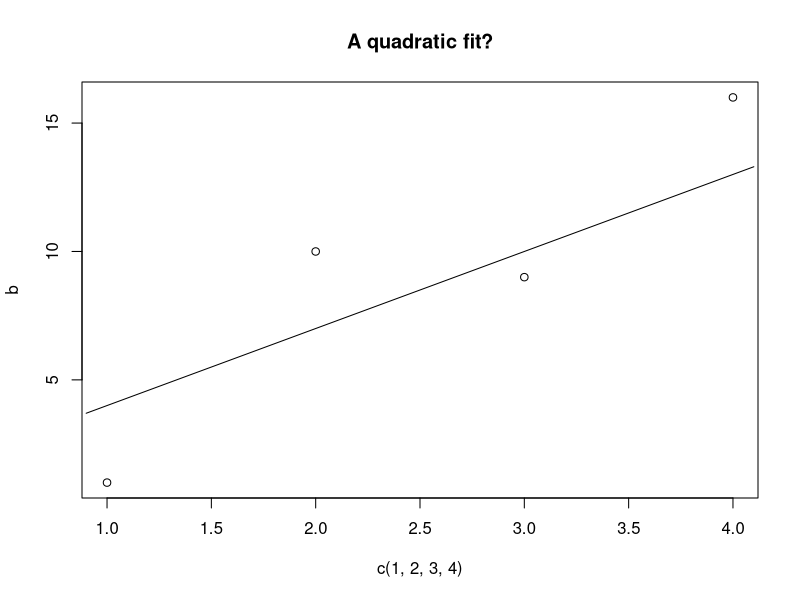
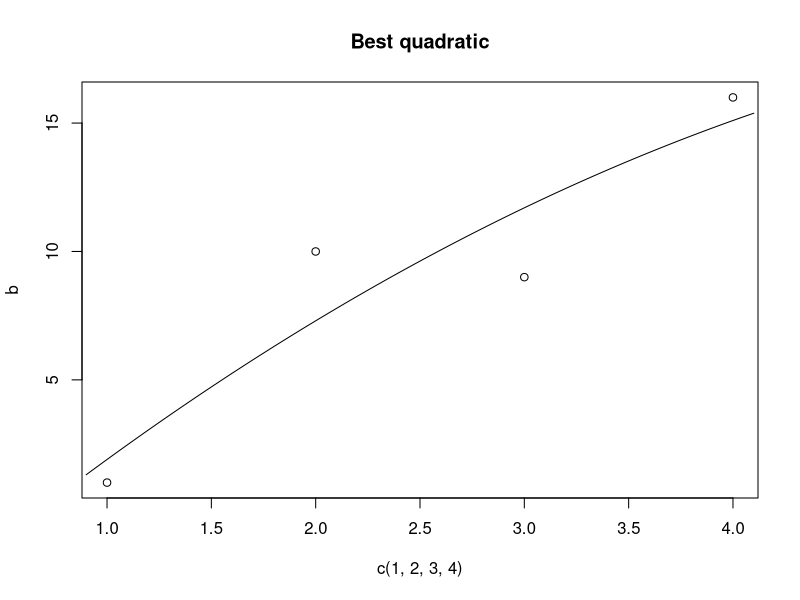
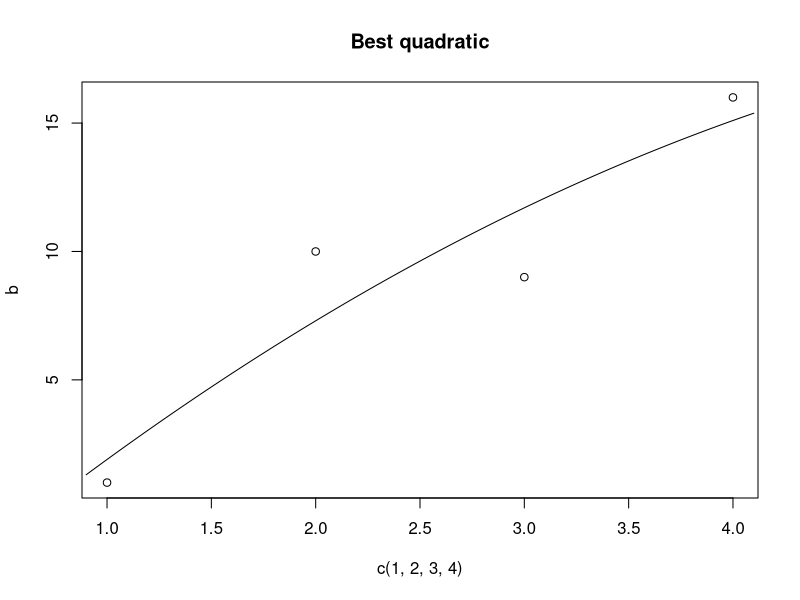
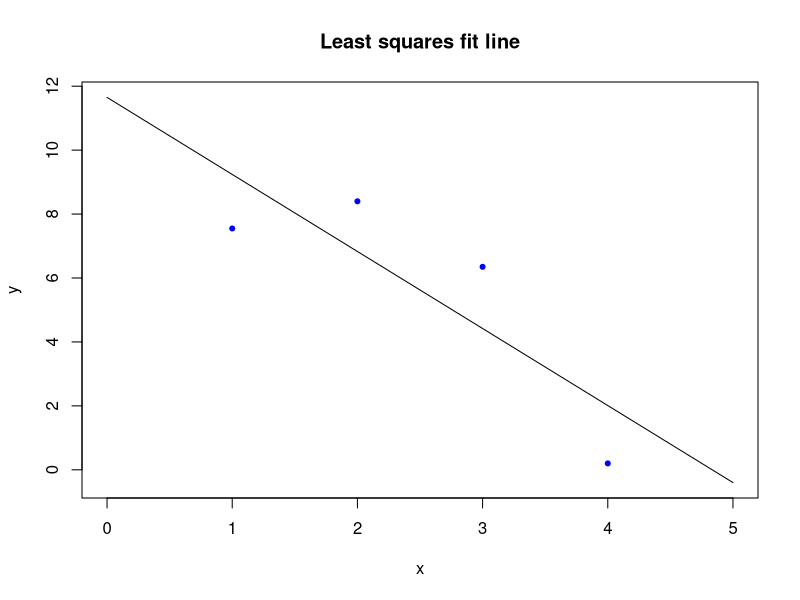

Source code (R) for these figures, in order:
## ---- chunk 1
A <- cbind(c(1,1,1,1),c(1,2,3,4),c(1,4,9,16))
b <- c(1,10,9,16)
g <- function(x){
  v <- A %*% x - b
  return(sum(v^2)) # equivalent: return(t(v) %*% v)
}
print(g(c(2,2,2))) # residual squared for a=b=c=2
## ---- chunk 2
xg <- c(1,3,0) # a guess for x 
plot(c(1,2,3,4),b,type="p",main="A quadratic fit?")
t <- seq(0.9,4.1,length=400)
y <- xg[1] + t * xg[2] + t^2 * xg[3]
lines(t,y)
print(g(xg)) # you can do better by modifying xg! 
## ---- chunk 3
# Solution 1, using the built-in one line version:
x.1 <- qr.solve(A,b,tol=1e-14)
print(x.1)
print(g(x.1)) # this should be the smallest possible value of g
plot(c(1,2,3,4),b,type="p",main="Best quadratic")
t <- seq(0.9,4.1,length=400)
y <- x.1[1] + t * x.1[2] + t^2 * x.1[3]
lines(t,y)
## ---- chunk 4
# solution 2, showing more explicit steps
QRT <- qr(A)
Q <- qr.Q(QRT)
R <- QRT$qr
R[lower.tri(R)] = 0.0
# Solve system
x.2 <- backsolve(R,t(Q) %*% b)
print(x.2)
print(g(x.2)) # this should be the smallest possible value of g
plot(c(1,2,3,4),b,type="p",main="Best quadratic")
t <- seq(0.9,4.1,length=400)
y <- x.2[1] + t * x.2[2] + t^2 * x.2[3]
lines(t,y)


## ---- chunk 5
# enter A and b
A <- cbind(c(1,1,1,1),c(1,2,3,4))
b <- c(7.55,8.4,6.35,0.2)
# factor A = QR
QRT <- qr(A)
Q <- qr.Q(QRT)
R <- QRT$qr
R[lower.tri(R)] = 0.0
# Solve system
x <- backsolve(R,t(Q) %*% b)
# plot
plot(0:5,x[1]+x[2]*(0:5),'l',xlab="x",ylab="y",main="Least squares fit line")
points(1:4,b,pch=20,col="blue")

